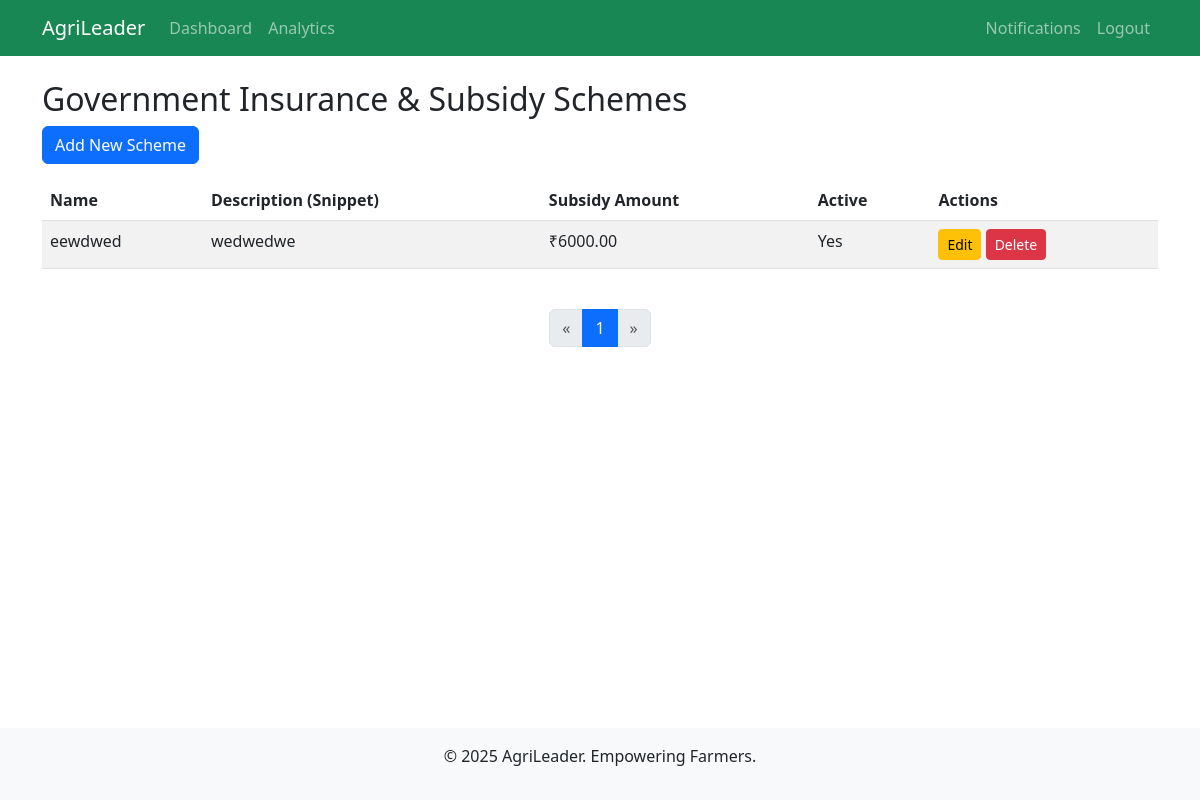
Screenshot of /adminpanel/subsidies/ (signed in) with the database file from the repository.
### adminpanel/models.py (models this page shows, shortened)
class SubsidyScheme(models.Model):
    name = models.CharField(max_length=100)
    description = models.TextField()
    eligibility_criteria = models.TextField()
    subsidy_amount = models.DecimalField(max_digits=10, decimal_places=2)
    link = models.URLField(max_length=500, null=False, blank=False, help_text="Provide a valid government scheme URL")  # 👈 New Field
    is_active = models.BooleanField(default=True)
    added_by = models.ForeignKey(CustomUser, on_delete=models.SET_NULL, null=True, limit_choices_to={'role': 'admin'})
    added_at = models.DateTimeField(auto_now_add=True)

### adminpanel/views.py (the view)
    def wrapper(request, *args, **kwargs):
        if not request.user.is_authenticated or request.user.role != 'admin':
            messages.warning(request, 'No permission to access this page.')
            return redirect('accounts:home')
        return view_func(request, *args, **kwargs)

### adminpanel/views.py (called while the page is built)
def admin_required(view_func):
    def wrapper(request, *args, **kwargs):
        if not request.user.is_authenticated or request.user.role != 'admin':
            messages.warning(request, 'No permission to access this page.')
            return redirect('accounts:home')
        return view_func(request, *args, **kwargs)
    return wrapper

@login_required
@admin_required
def subsidy_schemes(request):
    schemes = SubsidyScheme.objects.all().order_by('-added_at')
    page_obj, schemes = paginate_queryset(request, schemes)
    context = {
        'schemes': schemes,
        'page_obj': page_obj,
    }
    return render(request, 'adminpanel/subsidy_schemes.html', context)

### utils/pagination.py (called while the page is built)
def paginate_queryset(request, queryset):
    paginator = Paginator(queryset, DEFAULT_PER_PAGE)
    page_number = request.GET.get('page')
    try:
        page_obj = paginator.page(page_number)
    except PageNotAnInteger:
        page_obj = paginator.page(1)
    except EmptyPage:
        page_obj = paginator.page(paginator.num_pages)
    return page_obj, page_obj.object_list

### adminpanel/templates/adminpanel/subsidy_schemes.html (shortened to what this page needs)
{% extends 'accounts/base.html' %}
{% block content %}
<h2>Government Insurance & Subsidy Schemes</h2>
<a href="{% url 'adminpanel:add_subsidy_scheme' %}" class="btn btn-primary mb-3">Add New Scheme</a>
<div class="table-responsive">
    <table class="table table-striped">
        <thead>
            <tr>
                <th>Name</th>
                <th>Description (Snippet)</th>
                <th>Subsidy Amount</th>
                <th>Active</th>
                <th>Actions</th>
            </tr>
        </thead>
        <tbody>
            {% for scheme in schemes %}
            <tr>
                <td>{{ scheme.name }}</td>
                <td>{{ scheme.description|truncatewords:10 }}</td>
                <td>₹{{ scheme.subsidy_amount }}</td>
                <td>{{ scheme.is_active|yesno:"Yes,No" }}</td>
                <td>
                    <a href="{% url 'adminpanel:edit_subsidy_scheme' scheme.id %}" class="btn btn-sm btn-warning">Edit</a>
                    <a href="{% url 'adminpanel:delete_subsidy_scheme' scheme.id %}"
                       class="btn btn-sm btn-danger"
                       onclick="return confirm('Are you sure you want to delete this subsidy scheme? This action cannot be undone?');">
                       Delete
                    </a>
                </td>
            </tr>
            {% empty %}
            <tr>
                <td colspan="5" class="text-center">No subsidy schemes available.</td>
            </tr>
            {% endfor %}
        </tbody>
    </table>
</div>
{% include 'partials/pagination.html' %}
{% endblock %}

### rows the page displays
SubsidyScheme: name "eewdwed", description "wedwedwe", subsidy_amount "6000.00", is_active "Yes"

### other values shown
{{ num }} "1"
